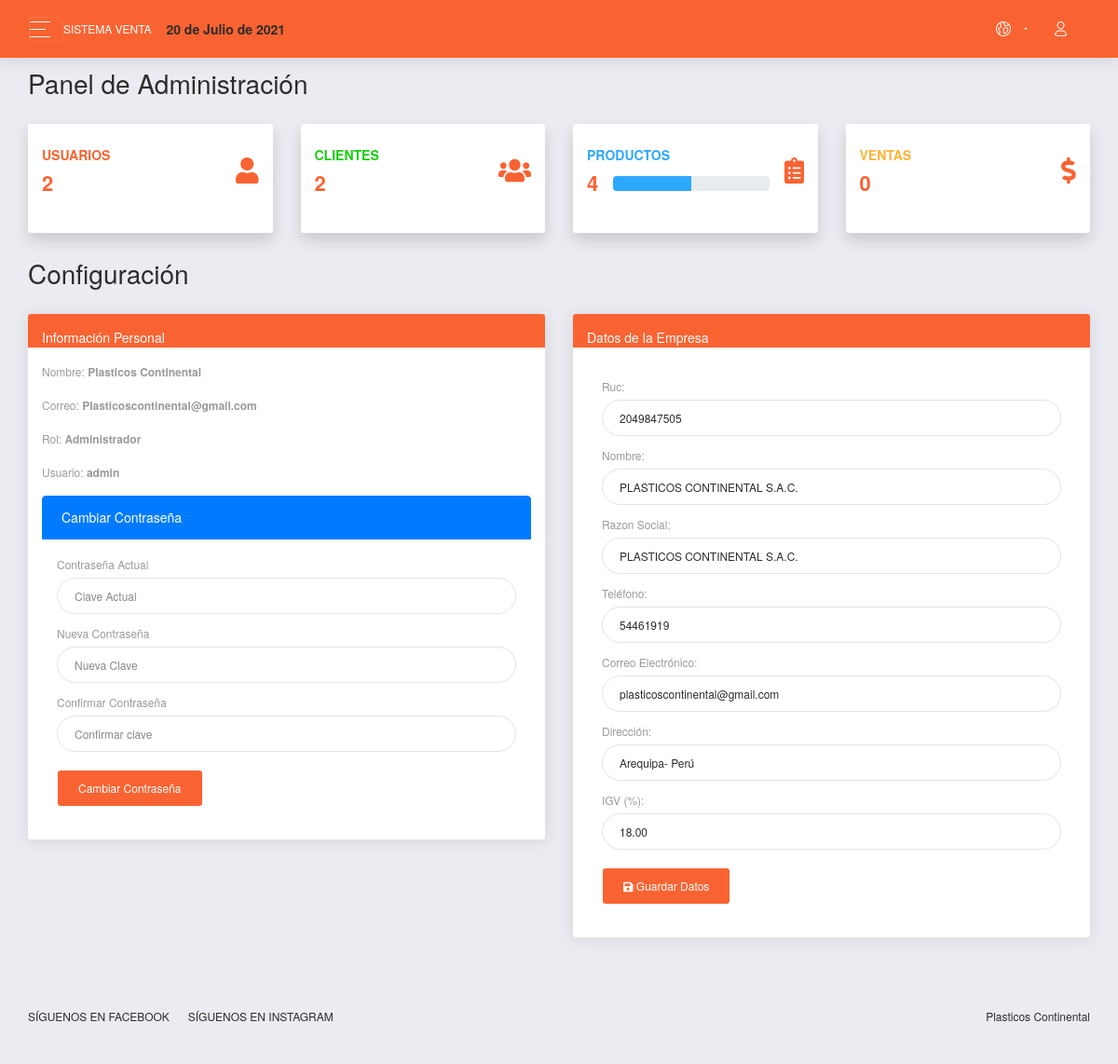
The page /sistema/index.php (signed in) on the database its author committed.
### tables this page shows
CREATE TABLE `configuracion` (
  `id` int(11) NOT NULL,
  `dni` int(13) NOT NULL,
  `nombre` varchar(100) NOT NULL,
  `razon_social` varchar(100) NOT NULL,
  `telefono` int(11) NOT NULL,
  `email` varchar(100) NOT NULL,
  `direccion` text NOT NULL,
  `igv` decimal(10,2) NOT NULL
);

### sistema/index.php (the view, shortened to what this page needs)
<?php include_once "includes/header.php"; ?>
<div class="content">
	<div class="d-sm-flex align-items-center justify-content-between mb-4">
		<h1 class="h3 mb-0 text-gray-800">Panel de Administración</h1>
	</div>
	<div class="row">
		<a class="col-xl-3 col-md-6 mb-4" href="lista_usuarios.php">
			<div class="card border-left-primary shadow h-100 py-2">
				<div class="card-body">
					<div class="row no-gutters align-items-center">
						<div class="col mr-2">
							<div class="text-xs font-weight-bold text-primary text-uppercase mb-1">Usuarios</div>
							<div class="h5 mb-0 font-weight-bold text-gray-800"><?php echo $data['usuarios']; ?></div>
						</div>
						<div class="col-auto">
							<i class="fas fa-user fa-2x text-gray-300"></i>
						</div>
					</div>
				</div>
			</div>
		</a>
		<a class="col-xl-3 col-md-6 mb-4" href="lista_cliente.php">
			<div class="card border-left-success shadow h-100 py-2">
				<div class="card-body">
					<div class="row no-gutters align-items-center">
						<div class="col mr-2">
							<div class="text-xs font-weight-bold text-success text-uppercase mb-1">Clientes</div>
							<div class="h5 mb-0 font-weight-bold text-gray-800"><?php echo $data['clientes']; ?></div>
						</div>
						<div class="col-auto">
							<i class="fas fa-users fa-2x text-gray-300"></i>
						</div>
					</div>
				</div>
			</div>
		</a>
		<a class="col-xl-3 col-md-6 mb-4" href="lista_productos.php">
			<div class="card border-left-info shadow h-100 py-2">
				<div class="card-body">
					<div class="row no-gutters align-items-center">
						<div class="col mr-2">
							<div class="text-xs font-weight-bold text-info text-uppercase mb-1">Productos</div>
							<div class="row no-gutters align-items-center">
								<div class="col-auto">
									<div class="h5 mb-0 mr-3 font-weight-bold text-gray-800"><?php echo $data['productos']; ?></div>
								</div>
								<div class="col">
									<div class="progress progress-sm mr-2">
										<div class="progress-bar bg-info" role="progressbar" style="width: 50%" aria-valuenow="50" aria-valuemin="0" aria-valuemax="100"></div>
									</div>
								</div>
							</div>
						</div>
						<div class="col-auto">
							<i class="fas fa-clipboard-list fa-2x text-gray-300"></i>
						</div>
					</div>
				</div>
			</div>
		</a>
		<a class="col-xl-3 col-md-6 mb-4" href="ventas.php">
			<div class="card border-left-warning shadow h-100 py-2">
				<div class="card-body">
					<div class="row no-gutters align-items-center">
						<div class="col mr-2">
							<div class="text-xs font-weight-bold text-warning text-uppercase mb-1">Ventas</div>
							<div class="h5 mb-0 font-weight-bold text-gray-800"><?php echo $data['ventas']; ?></div>
						</div>
						<div class="col-auto">
							<i class="fas fa-dollar-sign fa-2x text-gray-300"></i>
						</div>
					</div>
				</div>
			</div>
		</a>
	</div>
	<div class="d-sm-flex align-items-center justify-content-between mb-4">
		<h1 class="h3 mb-0 text-gray-800">Configuración</h1>
	</div>
	<div class="row">
		<div class="col-lg-6">
			<div class="card">
				<div class="card-header bg-primary text-white">
					Información Personal
				</div>
				<div class="card-body">
					<div class="form-group">
						<label>Nombre: <strong><?php echo $_SESSION['nombre']; ?></strong></label>
					</div>
					<div class="form-group">
						<label>Correo: <strong><?php echo $_SESSION['email']; ?></strong></label>
					</div>
					<div class="form-group">
						<label>Rol: <strong><?php echo $_SESSION['rol_name']; ?></strong></label>
					</div>
					<div class="form-group">
						<label>Usuario: <strong><?php echo $_SESSION['user']; ?></strong></label>
					</div>
					<ul class="list-group">
						<li class="list-group-item active">Cambiar Contraseña</li>
						<form action="" method=" post" name="frmChangePass" id="frmChangePass" class="p-3">
							<div class="form-group">
								<label>Contraseña Actual</label>
								<input type="password" name="actual" id="actual" placeholder="Clave Actual" required class="form-control">
							</div>
							<div class="form-group">
								<label>Nueva Contraseña</label>
								<input type="password" name="nueva" id="nueva" placeholder="Nueva Clave" required class="form-control">
							</div>
							<div class="form-group">
								<label>Confirmar Contraseña</label>
								<input type="password" name="confirmar" id="confirmar" placeholder="Confirmar clave" required class="form-control">
							</div>
							<div>
								<button type="submit" class="btn btn-primary btnChangePass">Cambiar Contraseña</button>
							</div>
						</form>
					</ul>
				</div>
			</div>
		</div>
		<?php if ($_SESSION['rol'] == 1) { ?>
			<div class="col-lg-6">
				<div class="card">
					<div class="card-header bg-primary text-white">
						Datos de la Empresa
					</div>
					<div class="card-body">
						<form action="empresa.php" method="post" id="frmEmpresa" class="p-3">
							<div class="form-group">
								<label>Ruc:</label>
								<input type="number" name="txtDni" value="<?php echo $dni; ?>" id="txtDni" placeholder="Dni de la Empresa" required class="form-control">
							</div>
							<div class="form-group">
								<label>Nombre:</label>
								<input type="text" name="txtNombre" class="form-control" value="<?php echo $nombre_empresa; ?>" id="txtNombre" placeholder="Nombre de la Empresa" required class="form-control">
							</div>
							<div class="form-group">
								<label>Razon Social:</label>
								<input type="text" name="txtRSocial" class="form-control" value="<?php echo $razonSocial; ?>" id="txtRSocial" placeholder="Razon Social de la Empresa">
							</div>
							<div class="form-group">
								<label>Teléfono:</label>
								<input type="number" name="txtTelEmpresa" class="form-control" value="<?php echo $telEmpresa; ?>" id="txtTelEmpresa" placeholder="teléfono de la Empresa" required>
							</div>
							<div class="form-group">
								<label>Correo Electrónico:</label>
								<input type="email" name="txtEmailEmpresa" class="form-control" value="<?php echo $emailEmpresa; ?>" id="txtEmailEmpresa" placeholder="Correo de la Empresa" required>
							</div>
							<div class="form-group">
								<label>Dirección:</label>
								<input type="text" name="txtDirEmpresa" class="form-control" value="<?php echo $dirEmpresa; ?>" id="txtDirEmpresa" placeholder="Dirreción de la Empresa" required>
							</div>
							<div class="form-group">
								<label>IGV (%):</label>
								<input type="text" name="txtIgv" class="form-control" value="<?php echo $igv; ?>" id="txtIgv" placeholder="IGV de la Empresa" required>
							</div>
							<div>
								<button type="submit" class="btn btn-primary btnChangePass"><i class="fas fa-save"></i> Guardar Datos</button>
							</div>
						</form>
					</div>
				</div>
			</div>
		<?php } ?>
	</div>
</div>
<?php include_once "includes/footer.php"; ?>

### rows shown on the page
configuracion: txtDni "2049847505", txtNombre "PLASTICOS CONTINENTAL S.A.C.", txtRSocial "PLASTICOS CONTINENTAL S.A.C.", txtTelEmpresa "54461919", txtEmailEmpresa "plasticoscontinental@gmail.com", txtDirEmpresa "Arequipa- Perú", txtIgv "18.00"

### other values the page prints
fechaPeru() "20 de Julio de 2021"
$data['usuarios'] "2"
$data['clientes'] "2"
$data['productos'] "4"
$data['ventas'] "0"
$_SESSION['nombre'] "Plasticos Continental"
$_SESSION['email'] "Plasticoscontinental@gmail.com"
$_SESSION['rol_name'] "Administrador"
$_SESSION['user'] "admin"
